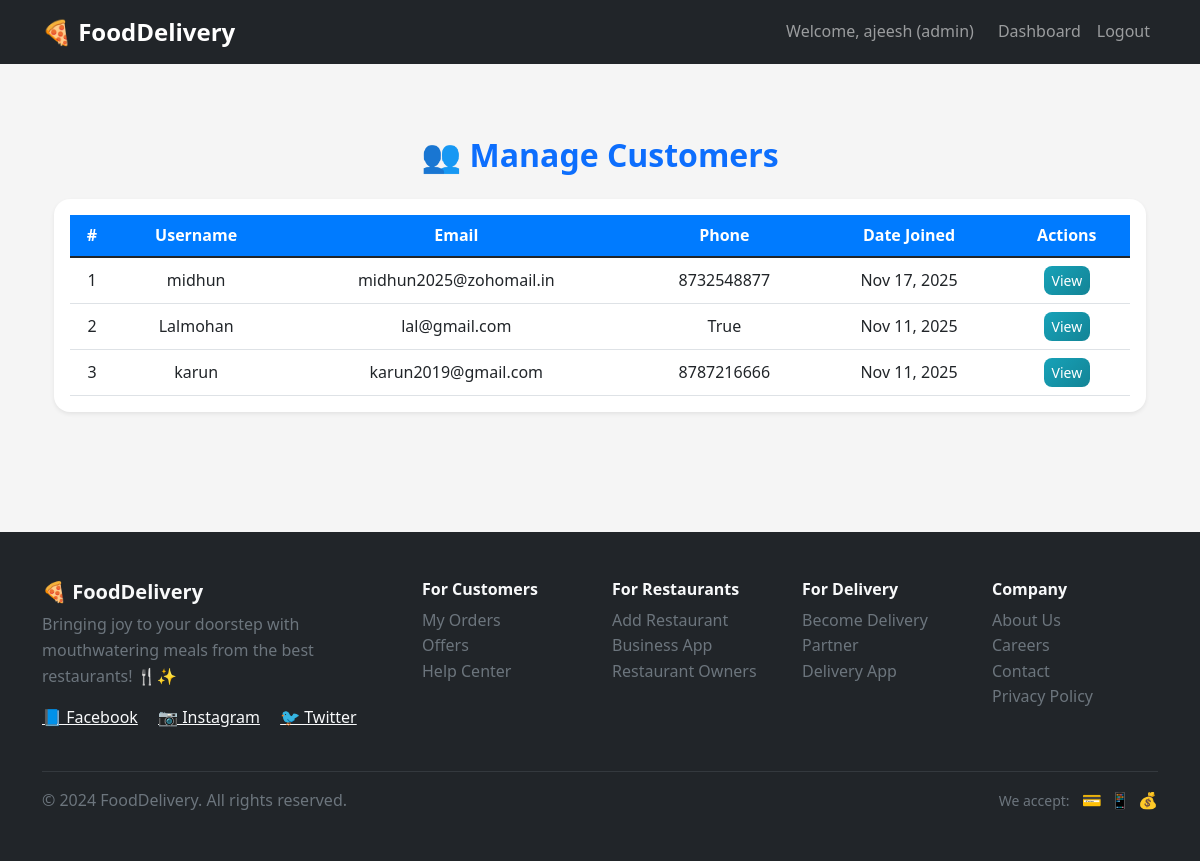
/fooddelivery/admin/manage-customers/ (signed in), run on the app's committed database.
### foodapp/models.py (models this page shows, shortened)
class CustomUser(AbstractUser):
    username = models.CharField(max_length=20, unique=True)
    email = models.EmailField(unique=True)
    phone_number = models.CharField(max_length=10,default='0000000000')
    address = models.TextField(max_length=100, blank=True, null=True)
    ROLE_CHOICES = (
        ('admin', 'Admin'),
        ('customer', 'Customer'),
        ('restaurant', 'Restaurant'),
        ('delivery', 'Delivery Partners'),
    )
    role = models.CharField(max_length=10, choices=ROLE_CHOICES, default='customer')
    is_verified = models.BooleanField(default=False)

### foodapp/views.py (the view)
# urls.py: path('admin/manage-customers/', manage_customers, name='manage_customers'),
@login_required(login_url='login')
def manage_customers(request):
    if not (request.user.is_superuser or request.user.role == 'admin'):
        messages.error(request, "Unauthorized access.")
        return redirect('dashboard')
    customers = CustomUser.objects.filter(role='customer').order_by('-date_joined')
    return render(request, 'manage_customers.html', {'customers': customers})

### Templates/manage_customers.html (shortened to what this page needs)
{% extends 'base.html' %}
{% block content %}
<div class="container py-5">
  <h2 class="mb-4 text-center text-primary fw-bold">👥 Manage Customers</h2>
  {% if customers %}
  <div class="card shadow-sm border-0 rounded-4">
    <div class="card-body">
      <table class="table table-hover align-middle mb-0">
        <thead class="table-primary text-center">
          <tr>
            <th scope="col">#</th>
            <th scope="col">Username</th>
            <th scope="col">Email</th>
            <th scope="col">Phone</th>
            <th scope="col">Date Joined</th>
            <th scope="col">Actions</th>
          </tr>
        </thead>
        <tbody class="text-center">
          {% for customer in customers %}
          <tr>
            <td>{{ forloop.counter }}</td>
            <td>{{ customer.username }}</td>
            <td>{{ customer.email }}</td>
            <td>
              {% if customer.phone_number and customer.phone_number != "0000000000" %}
                {{ customer.phone_number }}
              {% else %}
                -
              {% endif %}
            </td>
            <td>{{ customer.date_joined|date:"M d, Y" }}</td>
            <td>
              <a href="{% url 'view_customer' customer.id %}" class="btn btn-sm btn-info text-white">
                 View
              </a>
            </td>
          </tr>
          {% endfor %}
        </tbody>
      </table>
    </div>
  </div>
  {% else %}
  <div class="alert alert-warning text-center mt-4">
    <i class="bi bi-exclamation-triangle"></i> No customers found.
  </div>
  {% endif %}
</div>
{% endblock %}

### Templates/base.html (shortened to what this page needs)
<!DOCTYPE html>
<html lang="en">
<head>
    <link href="https://cdn.jsdelivr.net/npm/bootstrap@5.1.3/dist/css/bootstrap.min.css" rel="stylesheet">
    <link href="/static/css/style.css" rel="stylesheet">
</head>
<body>
    <nav class="navbar navbar-expand-lg navbar-dark bg-dark">
        <div class="container">
            <a class="navbar-brand" href="{% url 'home' %}">🍕 FoodDelivery</a>
            <div class="navbar-nav ms-auto">
                {% if user.is_authenticated %}
                    <span class="navbar-text me-3">Welcome, {{ user.username }} ({{ user.role }})</span>
                    <a class="nav-link" href="{% url 'dashboard' %}">Dashboard</a>
                    <a class="nav-link" href="{% url 'logout' %}">Logout</a>
                {% else %}
                    <a class="nav-link" href="{% url 'login' %}">Login</a>
                    <a class="nav-link" href="{% url 'register_customer' %}">Register</a>
                {% endif %}
            </div>
        </div>
    </nav>
    <main class="container mt-4">
        {% block content %}
        {% endblock %}
    </main>
    <footer class="bg-dark text-light mt-5">
        <div class="container py-5">
            <div class="row">
                <div class="col-md-4 mb-4">
                    <h5 class="fw-bold">🍕 FoodDelivery</h5>
                    <p class="text-muted">Bringing joy to your doorstep with mouthwatering meals from the best restaurants! 🍴✨</p>
                    <div class="social-links">
                        <a href="#" class="text-light me-3">📘 Facebook</a>
                        <a href="#" class="text-light me-3">📷 Instagram</a>
                        <a href="#" class="text-light">🐦 Twitter</a>
                    </div>
                </div>
                <div class="col-md-2 mb-4">
                    <h6 class="fw-bold">For Customers</h6>
                    <ul class="list-unstyled">
                        <li><a href="#" class="text-muted text-decoration-none">My Orders</a></li>
                        <li><a href="#" class="text-muted text-decoration-none">Offers</a></li>
                        <li><a href="#" class="text-muted text-decoration-none">Help Center</a></li>
                    </ul>
                </div>
                <div class="col-md-2 mb-4">
                    <h6 class="fw-bold">For Restaurants</h6>
                    <ul class="list-unstyled">
                        <li><a href="{% url 'register_restaurant' %}" class="text-muted text-decoration-none">Add Restaurant</a></li>
                        <li><a href="#" class="text-muted text-decoration-none">Business App</a></li>
                        <li><a href="#" class="text-muted text-decoration-none">Restaurant Owners</a></li>
                    </ul>
                </div>
                <div class="col-md-2 mb-4">
                    <h6 class="fw-bold">For Delivery</h6>
                    <ul class="list-unstyled">
                        <li><a href="{% url 'register_delivery' %}" class="text-muted text-decoration-none">Become Delivery Partner</a></li>
                        <li><a href="#" class="text-muted text-decoration-none">Delivery App</a></li>
                    </ul>
                </div>
                <div class="col-md-2 mb-4">
                    <h6 class="fw-bold">Company</h6>
                    <ul class="list-unstyled">
                        <li><a href="#" class="text-muted text-decoration-none">About Us</a></li>
                        <li><a href="#" class="text-muted text-decoration-none">Careers</a></li>
                        <li><a href="#" class="text-muted text-decoration-none">Contact</a></li>
                        <li><a href="#" class="text-muted text-decoration-none">Privacy Policy</a></li>
                    </ul>
                </div>
            </div>
            <hr class="bg-secondary">
            <div class="row align-items-center">
                <div class="col-md-6">
                    <p class="text-muted mb-0">&copy; 2024 FoodDelivery. All rights reserved.</p>
                </div>
                <div class="col-md-6 text-md-end">
                    <div class="payment-methods">
                        <small class="text-muted">We accept:</small>
                        <span class="ms-2">💳</span>
                        <span class="ms-1">📱</span>
                        <span class="ms-1">💰</span>
                    </div>
                </div>
            </div>
        </div>
    </footer>
</body>
</html>

### static/css/style.css (style rules this page uses)
:root { --primary-color: #007bff; --secondary-color: #6c757d; --success-color: #28a745; --warning-color: #ffc107; --danger-color: #dc3545; --info-color: #17a2b8; --dark-color: #343a40; --light-color: #f8f9fa; }
* { margin: 0; padding: 0; box-sizing: border-box; }
body { font-family: 'Segoe UI', Tahoma, Geneva, Verdana, sans-serif; background-color: #f5f5f5; line-height: 1.6; color: #333; }
.navbar-brand { font-weight: bold; font-size: 1.5rem; }
.navbar-nav .nav-link { font-weight: 500; transition: color 0.3s ease; }
.card { border: none; border-radius: 1rem; box-shadow: 0 0.125rem 0.25rem rgba(0, 0, 0, 0.075); transition: all 0.3s ease; margin-bottom: 1.5rem; }
.btn { border-radius: 0.5rem; font-weight: 500; transition: all 0.3s ease; border: none; }
.btn-info { background: linear-gradient(135deg, var(--info-color), #138496); }
.table th { background-color: var(--primary-color); color: white; border: none; }

### data on the page
CustomUser: username "ajeesh", role "admin"
CustomUser: username "midhun", email "midhun2025@zohomail.in", phone_number "8732548877", date_joined "Nov 17, 2025"
CustomUser: username "Lalmohan", email "lal@gmail.com", phone_number "True", date_joined "Nov 11, 2025"
CustomUser: username "karun", email "karun2019@gmail.com", phone_number "8787216666", date_joined "Nov 11, 2025"
